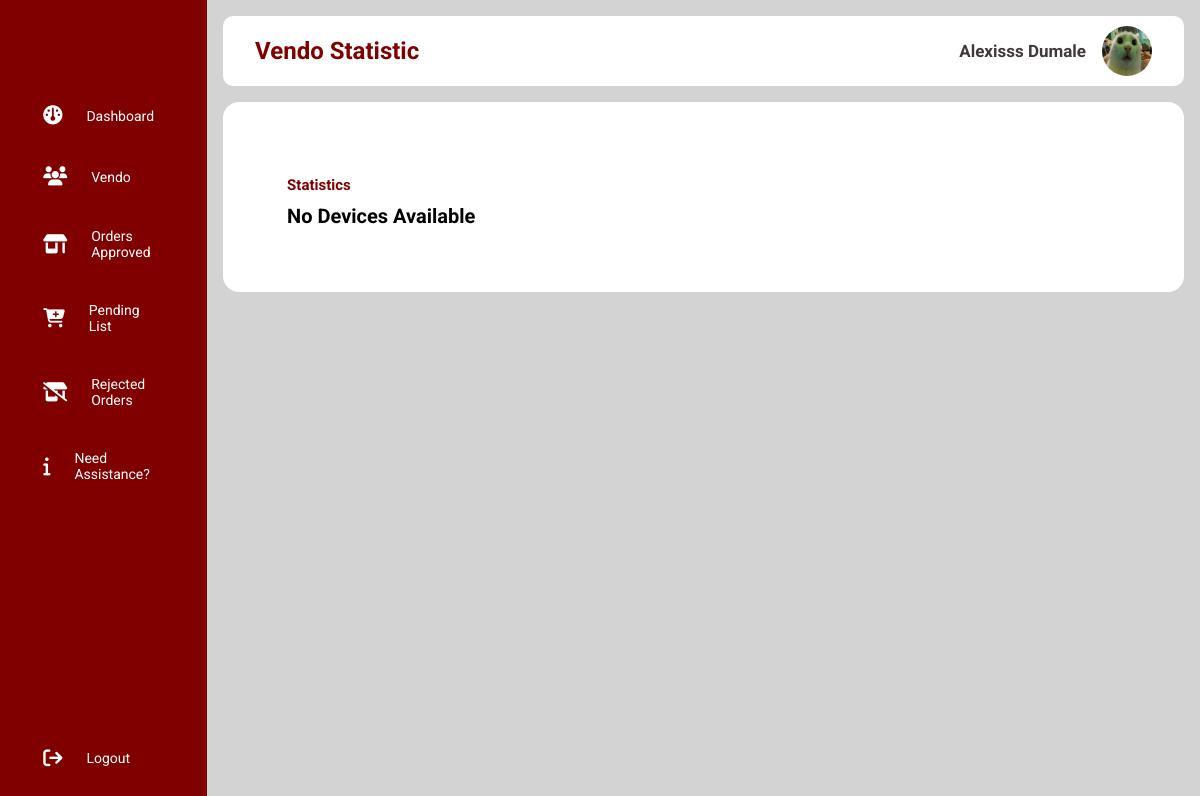
/admin/view_vendo.php?vid=2 (signed in), run on an earlier commit of the app's database.
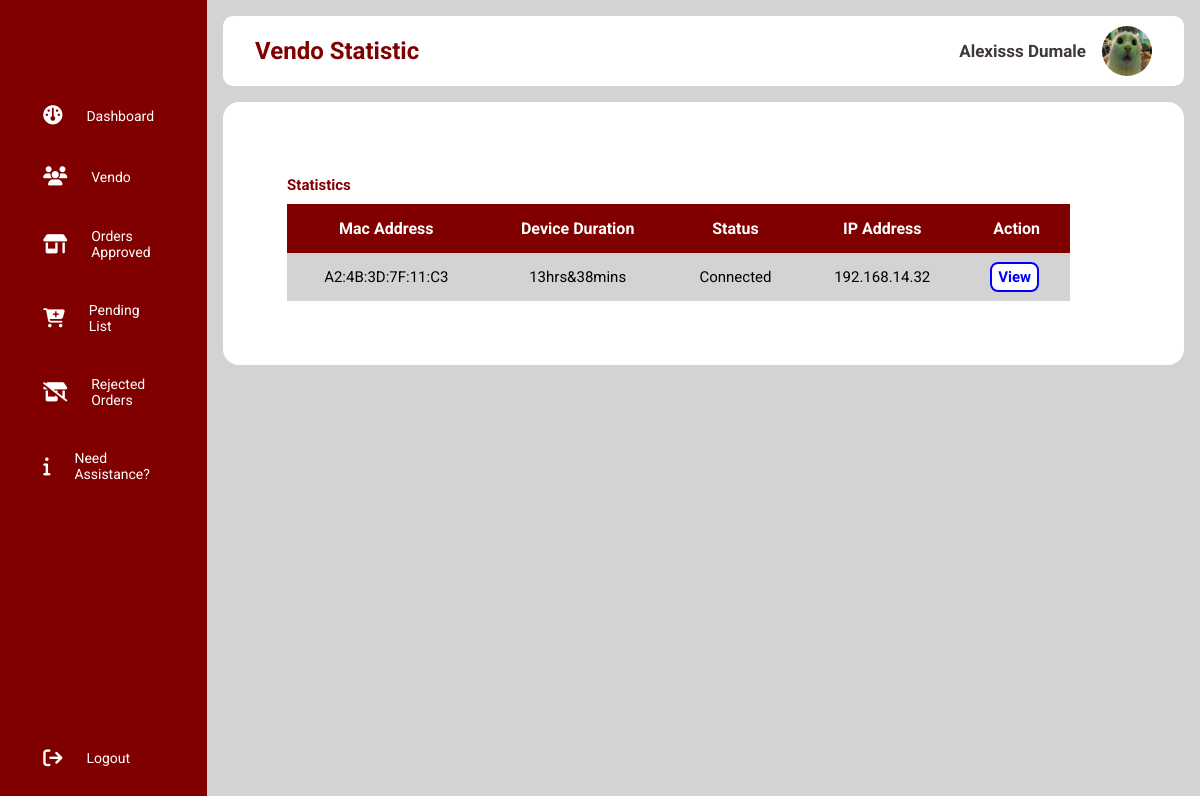
And on a later commit of the database.
### tables this page shows
CREATE TABLE `vendo_users` (
  `id` int(11) NOT NULL,
  `vendo_id` int(11) NOT NULL,
  `device_mac_address` varchar(50) NOT NULL,
  `device_duration` varchar(100) NOT NULL,
  `status` varchar(100) NOT NULL,
  `device_ip_address` varchar(100) NOT NULL
);

### object/vendo_statistic.php (called while the page is built, shortened)
<?php
class VendoStatistic {
	private $conn;
	private $table_name = "vendo_users";
    	public function __construct($db) {
		$this->conn = $db;
	}
    public function readVendoUsers($vendo_id) {
        $query = "SELECT *
                FROM " . $this->table_name . "
                WHERE vendo_id = :vendo_id";
        $stmt = $this->conn->prepare($query);
        $stmt->bindParam(':vendo_id', $vendo_id, PDO::PARAM_INT);
        $stmt->execute();
        return $stmt;
    }
}
?>

### admin/view_vendo.php (the view, shortened to what this page needs)
<?php
$vendo_id = isset($_GET['vid']) ? $_GET['vid'] : die('Error: ID not Found');
include_once '../object/vendo.php';
include_once '../object/vendo_statistic.php';
$database = new Database();
$db = $database->getConnection();
$vendo_statistic = new VendoStatistic($db);
$page_title = "Vendo Statistic";
include_once 'sidebar.php';
include_once 'layout_head.php';
$stmt = $vendo_statistic->readVendoUsers($vendo_id);
$num = $stmt->rowCount();
?>
<div class="panel_container">
    <h3 class="main_title">Statistics</h3>
    <div class="panel2_wrapper">
    <?php
    if ($num > 0) {
        echo "<div class='table_container'>";
        echo "<table>";
        echo "<thead>";
            echo "<tr>";
                echo "<th>Mac Address</th>";
                echo "<th>Device Duration</th>";
                echo "<th>Status</th>";
                echo "<th>IP Address</th>";
                echo "<th>Action</th>";
            echo "</tr>";
        echo "</thead>";
        echo "<tbody>";
        while ($row = $stmt->fetch(PDO::FETCH_ASSOC)) {
            extract($row);
            echo "<tr>";
                echo "<td>{$device_mac_address}</td>";
                echo "<td>{$device_duration}</td>";
                echo "<td>{$status}</td>";
                echo "<td>{$device_ip_address}</td>";
                echo "<td>";
                    echo "<a href='../admin/view_vendo?vid={$vendo_id}' class='action_btn1'>View</a>";
                echo "</td>";
            echo "</tr>";
        }
        echo "</tbody>";
        echo "</table>";
        echo "</div>";
    } else {
        echo "<div class='result_txt'>No Devices Available</div>";
    }
    ?>
    </div>
</div>
<?php include_once 'layout_foot.php';?>

### admin/sidebar.php
<div class="sidebar">
    <div class="logo"></div>
    <ul class="menu">
        <li class="dash">
            <a href="index-admin.php">
                <i class="fa-solid fa-gauge"></i>
                <span>Dashboard</span>
            </a>
        </li>
        <li>
            <a href="vendo.php">
                <i class="fa-solid fa-users"></i>
                <span>Vendo</span>
            </a>
        </li>
        <li>
            <a href="approved_order.php">
            <i class="fa-solid fa-shop"></i>
                <span>Orders Approved</span>
            </a>
        </li>
        <li>
            <a href="pending_request.php">
            <i class="fa-solid fa-cart-plus"></i>
                <span>Pending List</span>
            </a>
        </li>
        <li>
            <a href="declined_order.php">
            <i class="fa-solid fa-shop-slash"></i>
                <span>Rejected Orders</span>
            </a>
        </li>
        <li>
            <a href="help_content.php">
            <i class="fa fa-info" aria-hidden="true"></i>
                <span>Need Assistance?</span>
            </a>
        </li>
        <li class="logout">
            <a href="../logout.php">
                <i class="fa-solid fa-arrow-right-from-bracket"></i>
                <span>Logout</span>
            </a>
        </li>
    </ul>
</div>

### admin/layout_head.php (shortened to what this page needs)
<!DOCTYPE html>
<html>
<head>
    <link rel="stylesheet" href="https://cdnjs.cloudflare.com/ajax/libs/font-awesome/6.5.2/css/all.min.css"/>
    <link rel="stylesheet" href="../libs/css/admin-style.css">
</head>
<body>
    <div class="main_content">
        <div class="header_wrapper">
            <div class="header_title">
                <?php
                    if ($page_title == "Dashboard"){
                        echo "<span>Primary</span>";
                        echo "<h2>{$page_title}</h2>";
                    }else{
                        echo "<h2>{$page_title}</h2>";
                    }
                ?>
            </div>
            <div class="user_info">
                <span class="title"><?php
                echo "<strong>{$_SESSION['firstname']}</strong>";
                echo "<strong>{$_SESSION['lastname']}</strong>";
                ?></span>
                <a href="#"><img src="../IMG/Admin2.jpg" alt=""></a>
            </div>
        </div>
        <div class="table_wrapper">

### admin/layout_foot.php (shortened to what this page needs)
    </div>
</div>
</body>
</html>

### libs/css/admin-style.css (style rules this page uses)
* { margin: 0; padding: 0; border: none; outline: none; box-sizing: border-box; font-family: Roboto; }
body { display: flex; }
.sidebar { position: sticky; top: 0; left: 0; bottom: 0; width: 240px; height: 100vh; padding: 0 1.7rem; color: white; overflow: hidden; transition: all 0.5s linear; background: maroon; }
.logo { height: 80px; padding: 16px; }
.menu { height: 88%; position: relative; list-style: none; padding: 0; }
.menu li { padding: 1rem; margin: 10px 0; border-radius: 8px; transition: all 0.5s ease-in-out; }
.menu a { color: white; font-size: 14px; text-decoration: none; display: flex; align-items: center; gap: 1.5rem; }
.menu a span { overflow: hidden; }
.menu a i { font-size: 1.2rem; }
.logout { position: absolute; bottom: 0; left: 0; width: 100%; }
.main_content { position: relative; background: lightgray; width: 100%; padding: 1rem; }
.header_wrapper img { width: 50px; height: 50px; cursor: pointer; border-radius: 100%; }
.header_wrapper { display: flex; justify-content: space-between; align-items: center; flex-wrap: wrap; background: white; border-radius: 10px; padding: 10px 2rem; margin-bottom: 1rem; }
.header_title { color: maroon; }
.user_info { display: flex; align-items: center; gap: 1rem; }
.panel_container { background: white; padding: 2rem; border-radius: 10px; }
.main_title { color: maroon; padding-top: 10px; padding-bottom: 10px; font-size: 15px; width: 100%; text-align: left; }
.title { font-size: 17px; font-weight: bold; color: #3f3838; }
.table_wrapper { background: white; margin-top: 1rem; border-radius: 1rem; padding: 2rem 2rem; overflow-x: auto; }
.table_container { width: 100%; margin: 0 auto; }
table { width: 100%; border-collapse: collapse; }
thead { background: maroon; color: white; }
th { padding: 15px; text-align: center; }
tbody { background: lightgray; }
td { text-align: center; padding: 15px; font-size: 15px; text-transform: capitalize; }
.panel2_wrapper { display: flex; flex-wrap: wrap; gap: 1rem; width: 94%; }
.action_btn1, .action_btn2, .action_btn3 { text-decoration: none; border-radius: 8px; font-weight: bold; background-color: white; transition-duration: 0.3s; margin-right: 4px; padding: 4px 6px; }
.action_btn1 { border: 2px solid blue; color: blue; }
.result_txt { color: black; text-align: center; font-size: 20px; font-weight: bold; transition-duration: 0.3s; cursor: help; }

What changed in the data, as far as the page shows it:
added vendo_users: device_mac_address "A2:4B:3D:7F:11:C3", device_duration "13hrs&38mins", status "Connected", device_ip_address "192.168.14.32"
Also different on the page:
text no longer shown: "No Devices Available"
text now shown: "Mac Address Device Duration Status IP Address Action"
